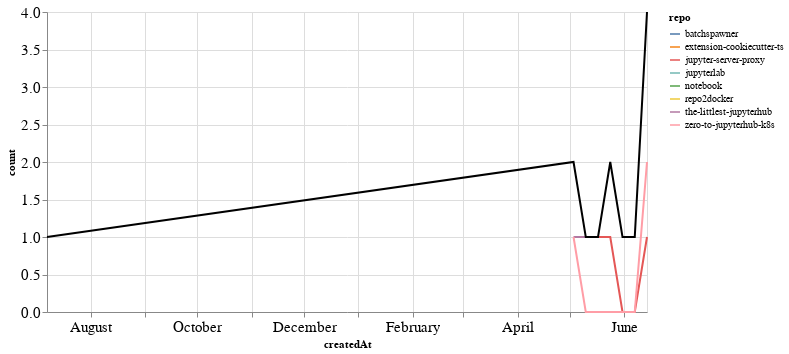

Source (notebook cell):
### Markdown cell above
## PRs

### Code cell
prs_time = prs.groupby('repo').resample('W', on='createdAt').count()['author'].reset_index()
prs_time = prs_time.rename(columns={'author': 'count'})
prs_time_total = prs_time.groupby('createdAt').agg({"count": "sum"}).reset_index()

ch1 = alt.Chart(prs_time, width=600).mark_line().encode(
    x='createdAt',
    y='count',
    color='repo',
    tooltip="repo"
)

ch2 = alt.Chart(prs_time_total, width=600).mark_line(color="black").encode(
    x='createdAt',
    y='count',
)

ch1 + ch2

### Figure 1 — Vega-Lite specification as saved in the notebook (floating-point values rounded to 4 significant figures)
{"config": {"axisLeft": {"labelFontSize": 15}, "axisBottom": {"labelFontSize": 15}}, "layer": [{"data": {"name": "data-03c324ee9bbc471b95d64cc9c1fb6358"}, "mark": "line", "encoding": {"color": {"type": "nominal", "field": "repo"}, "tooltip": {"type": "nominal", "field": "repo"}, "x": {"type": "temporal", "field": "createdAt"}, "y": {"type": "quantitative", "field": "count"}}, "width": 600}, {"data": {"name": "data-d455745b469563821df641f747d195b1"}, "mark": {"type": "line", "color": "black"}, "encoding": {"x": {"type": "temporal", "field": "createdAt"}, "y": {"type": "quantitative", "field": "count"}}, "width": 600}], "$schema": "https://vega.github.io/schema/vega-lite/v4.8.1.json", "datasets": {"data-03c324ee9bbc471b95d64cc9c1fb6358": [{"repo": "batchspawner", "createdAt": "2020-06-07T00:00:00", "count": 1}, {"repo": "extension-cookiecutter-ts", "createdAt": "2020-05-24T00:00:00", "count": 1}, {"repo": "jupyter-server-proxy", "createdAt": "2020-05-17T00:00:00", "count": 1}, {"repo": "jupyter-server-proxy", "createdAt": "2020-05-24T00:00:00", "count": 1}, {"repo": "jupyter-server-proxy", "createdAt": "2020-05-31T00:00:00", "count": 0}, {"repo": "jupyter-server-proxy", "createdAt": "2020-06-07T00:00:00", "count": 0}, {"repo": "jupyter-server-proxy", "createdAt": "2020-06-14T00:00:00", "count": 1}, {"repo": "jupyterlab", "createdAt": "2020-05-31T00:00:00", "count": 1}, {"repo": "notebook", "createdAt": "2019-07-07T00:00:00", "count": 1}, {"repo": "repo2docker", "createdAt": "2020-06-14T00:00:00", "count": 1}, {"repo": "the-littlest-jupyterhub", "createdAt": "2020-05-03T00:00:00", "count": 1}, {"repo": "the-littlest-jupyterhub", "createdAt": "2020-05-10T00:00:00", "count": 1}, {"repo": "zero-to-jupyterhub-k8s", "createdAt": "2020-05-03T00:00:00", "count": 1}, {"repo": "zero-to-jupyterhub-k8s", "createdAt": "2020-05-10T00:00:00", "count": 0}, {"repo": "zero-to-jupyterhub-k8s", "createdAt": "2020-05-17T00:00:00", "count": 0}, {"repo": "zero-to-jupyterhub-k8s", "createdAt": "2020-05-24T00:00:00", "count": 0}, {"repo": "zero-to-jupyterhub-k8s", "createdAt": "2020-05-31T00:00:00", "count": 0}, {"repo": "zero-to-jupyterhub-k8s", "createdAt": "2020-06-07T00:00:00", "count": 0}, {"repo": "zero-to-jupyterhub-k8s", "createdAt": "2020-06-14T00:00:00", "count": 2}], "data-d455745b469563821df641f747d195b1": [{"createdAt": "2019-07-07T00:00:00", "count": 1}, {"createdAt": "2020-05-03T00:00:00", "count": 2}, {"createdAt": "2020-05-10T00:00:00", "count": 1}, {"createdAt": "2020-05-17T00:00:00", "count": 1}, {"createdAt": "2020-05-24T00:00:00", "count": 2}, {"createdAt": "2020-05-31T00:00:00", "count": 1}, {"createdAt": "2020-06-07T00:00:00", "count": 1}, {"createdAt": "2020-06-14T00:00:00", "count": 4}]}}
